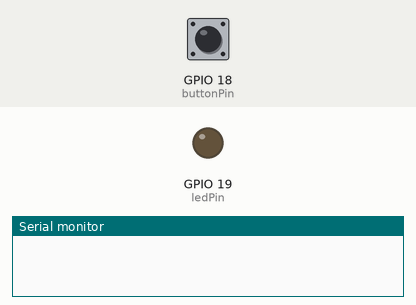
Recording of a sketch running on a simulated ESP32. Shown: output pins drawn as LEDs (lit = HIGH), the last lines printed to the serial monitor. The inputs (shaded band) are chosen by the test bench; at power-on: GPIO 18 (buttonPin) HIGH. EEPROM starts erased; nothing arrives over Bluetooth unless stated.

Above: at 1.2 s.
1.3 s: GPIO 18 (buttonPin) pulled LOW for 0.15 s
At 1.6 s:
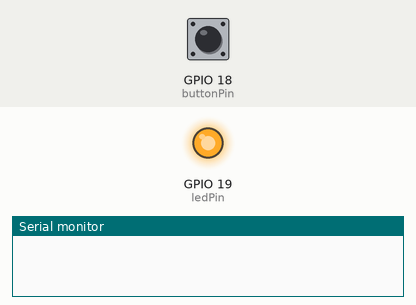
4.4 s: GPIO 18 (buttonPin) pulled LOW for 3.2 s
At 13.8 s:
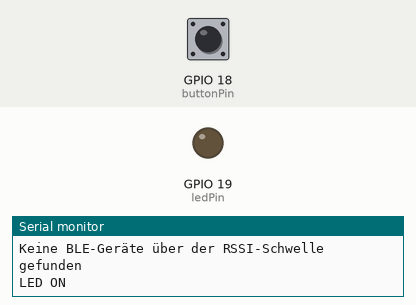
Timing chart, 0 to 15.1 s (numbered marks = the images above; inputs shaded):
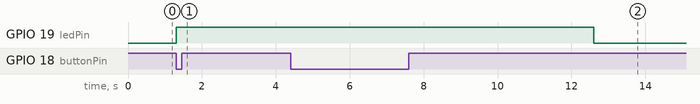

Measured:
- after the input at 1.3 s, GPIO 19 (ledPin): LOW → HIGH at once
- after the input at 4.4 s, GPIO 19 (ledPin): HIGH → LOW after 8.2 s instead of 2.1 s

The sketch:

sketch_hereble.ino
```cpp
#define DEBUG true

#include <BLEDevice.h>
#include <BLEScan.h>
#include <BLEAdvertisedDevice.h>
#include <Preferences.h>
#include <vector>
#include <algorithm>

BLEScan* pBLEScan;
String bleScanResults = "Keine BLE-Geräte gefunden";
int rssiThreshold;
Preferences preferences;

const int ledPin = 19;
const int buttonPin = 18;
bool ledOn = false;
bool bleFound = false;
unsigned long ledOffTime = 0;

// Funktionsprototypen
void bleScanTask(void * parameter);

void setup() {
    #if DEBUG
    Serial.begin(115200);
    #endif
    pinMode(ledPin, OUTPUT);
    digitalWrite(ledPin, LOW);
    pinMode(buttonPin, INPUT_PULLUP);

    preferences.begin("settings", false);
    rssiThreshold = preferences.getInt("rssiThreshold", -45);

    // CPU-Frequenz reduzieren
    //setCpuFrequencyMhz(80);

    // BLE Setup
    BLEDevice::init("");
    //esp_ble_tx_power_set(ESP_PWR_LVL_N6);
    //BLEDevice::setPower(ESP_PWR_LVL_P9);
    //ESP_PWR_LVL_N12 (power level -12 dBm)
    esp_ble_gap_config_local_privacy(true); // Rotiere lokale MAC
    pBLEScan = BLEDevice::getScan();
    pBLEScan->setActiveScan(false); // Passive Scans verbrauchen weniger Energie
    pBLEScan->setInterval(5); // Längeres Scan-Intervall
    pBLEScan->setWindow(100); // Kürzere Scan-Dauer

    xTaskCreatePinnedToCore(bleScanTask, "BLE_Scan_Task", 4096, NULL, 1, NULL, 0);
}

float calculateDistance(int rssi, int rssiAtOneMeter, float pathLossExponent) {
    return pow(10, (rssiAtOneMeter - rssi) / (10.0 * pathLossExponent));
}

void bleScanTask(void * parameter) {
    int referenceRSSI = -60;      // RSSI at 1 m distance
    float pathLossExponent = 2.0; // Enivronment (2 = open field, 3 = indoor, 4 = crowded)
    while (true) {
        BLEScanResults *foundDevices = pBLEScan->start(5, false);
        int deviceCount = 0;

        std::vector<BLEAdvertisedDevice> devices;
        for (int i = 0; i < foundDevices->getCount(); i++) {
            BLEAdvertisedDevice device = foundDevices->getDevice(i);
            if (device.getRSSI() >= rssiThreshold) {
                devices.push_back(device);
                deviceCount++;
            }
        }

        std::sort(devices.begin(), devices.end(), [](BLEAdvertisedDevice &a, BLEAdvertisedDevice &b) {
            return a.getRSSI() > b.getRSSI();
        });

        int deviceNr = 1;
        for (auto &device : devices) {
            bleScanResults += String(deviceNr) + ", ";
            bleScanResults += String(device.getRSSI()) + ", ";
            float distance = calculateDistance(device.getRSSI(), referenceRSSI, pathLossExponent);
            bleScanResults += String(distance) + " m";
            bleScanResults += "<br/>";
            deviceNr++;
        }

        if (devices.empty()) {
            bleScanResults = "Keine BLE-Geräte über der RSSI-Schwelle gefunden";
            bleFound = false;
        } else {
            bleScanResults = "Gefundene BLE-Geräte: " + String(deviceCount) + "<br/>" + bleScanResults;
            bleFound = true;
        }

        #if DEBUG
        Serial.println(bleScanResults);
        #endif
        pBLEScan->clearResults();
        bleScanResults = "";
    }
}

void loop() {
    if (digitalRead(buttonPin) == LOW || bleFound) {
        if (digitalRead(buttonPin) == LOW) {
          ledOn = true;
          ledOffTime = millis() + 5000; // LED für 5 Sekunden aktivieren
        }
        digitalWrite(ledPin, HIGH);
    }

    if (ledOn && millis() > ledOffTime && !bleFound) {
        digitalWrite(ledPin, LOW);
        ledOn = false;
    }

    static unsigned long lastTime = 0;
    if (millis() - lastTime > 5000) { // Alle 5 Sekunden Geräte anzeigen
        lastTime = millis();
        #if DEBUG
        if (ledOn) Serial.println("LED ON");
        if (!ledOn) Serial.println("LED OFF");
        #endif

    }
}
```
